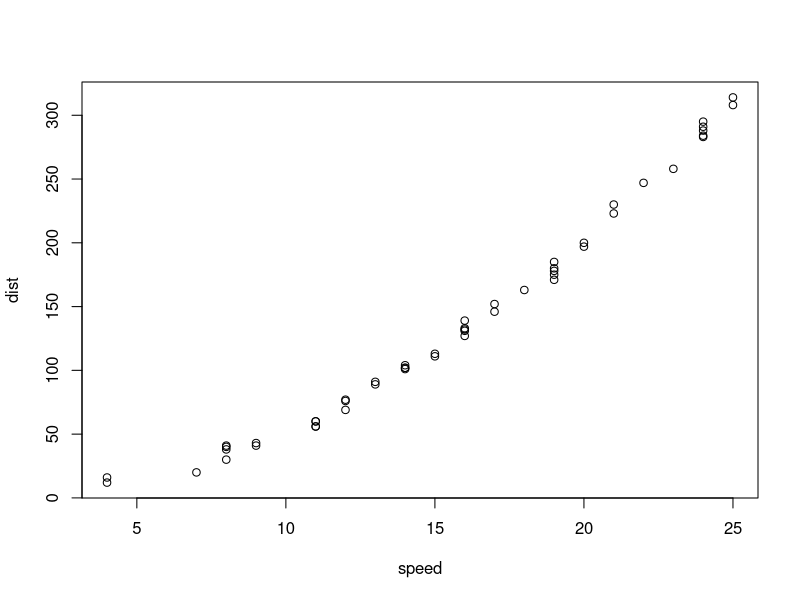
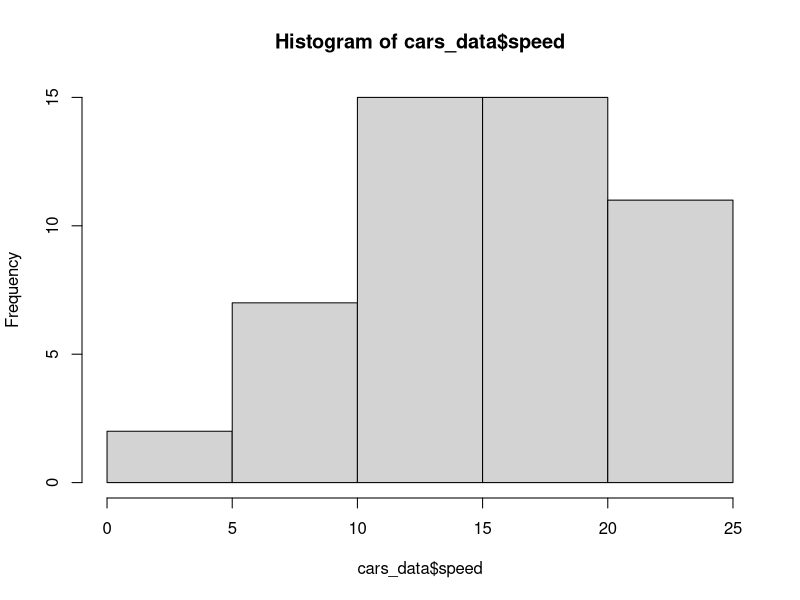
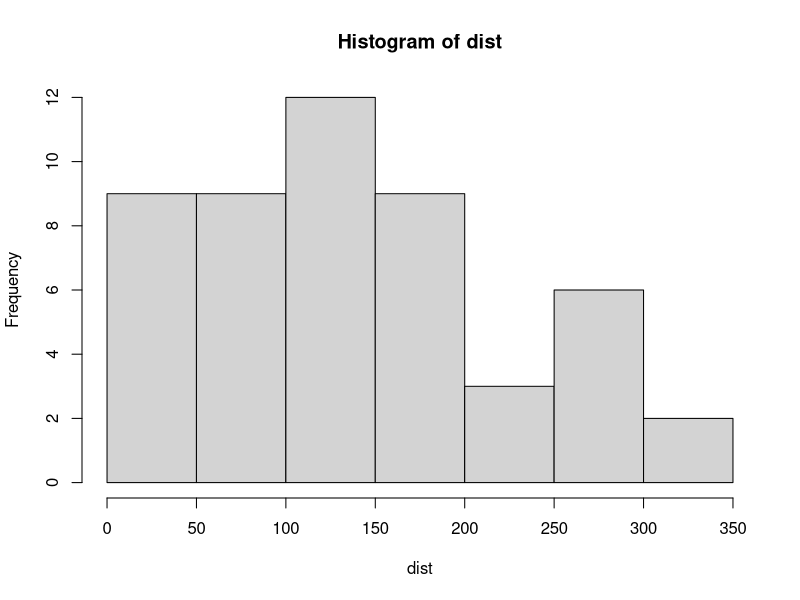

Generate these figures, in order, with R:
my_age <- 26
your_age <-25

# finding sum
sum(my_age, your_age)

# -------------------generating dummy data-------------
# generating 50 rows of speed & distance data
set.seed(47) # for reusability

speed <- sample(4:25, 50, replace =TRUE) # random speeds
# dist <- sample(2:40, 50, replace =TRUE) # random distance

# this makes more sense tha random distance lol
dist <- round(speed^2 / 2 + rnorm(50, mean = 0, sd = 5), 0)

# create dataframe with dummy data
cars_data <- (data.frame(speed, dist))

# -----------------------------------------------
#plot scatter plot
plot(cars_data)

# plot histogram. format is hist(df$colname)
hist(cars_data$speed)

# fun trick!
attach(cars_data) # lepas ni xyah guna cars$var...

# now:
hist(dist)

# sumary of whole df
summary(cars_data)

# summary of a specific columnl ie dist or speed
summary(speed)

# checking data type of variable/column/df
class(cars_data)
class(speed)
class(dist)

# length of each variable ie rows in a column
length(speed)
length(dist)

# unique values (useful for categorical rather than numerical)
unique(speed)
unique(dist)

# first 6 rows
head(cars_data)

# last 6 rows
tail(cars_data)

# R starts from 1 not 0
# extracting subset in data: dataframe[wht row you want, which colum]
subset <- cars_data[3:6, 1:2]

# if i need help, which is always
?median

# median
median(dist)

# so if theres NA in your variable, then we need to tweak something
new_data <- c(2,4,6,4,NA,9)
new_data

# just writing this will return NA
median(new_data)

# set na.rm (remove na) to TRUE, so it wont consider NAs
median(new_data, na.rm = TRUE)






